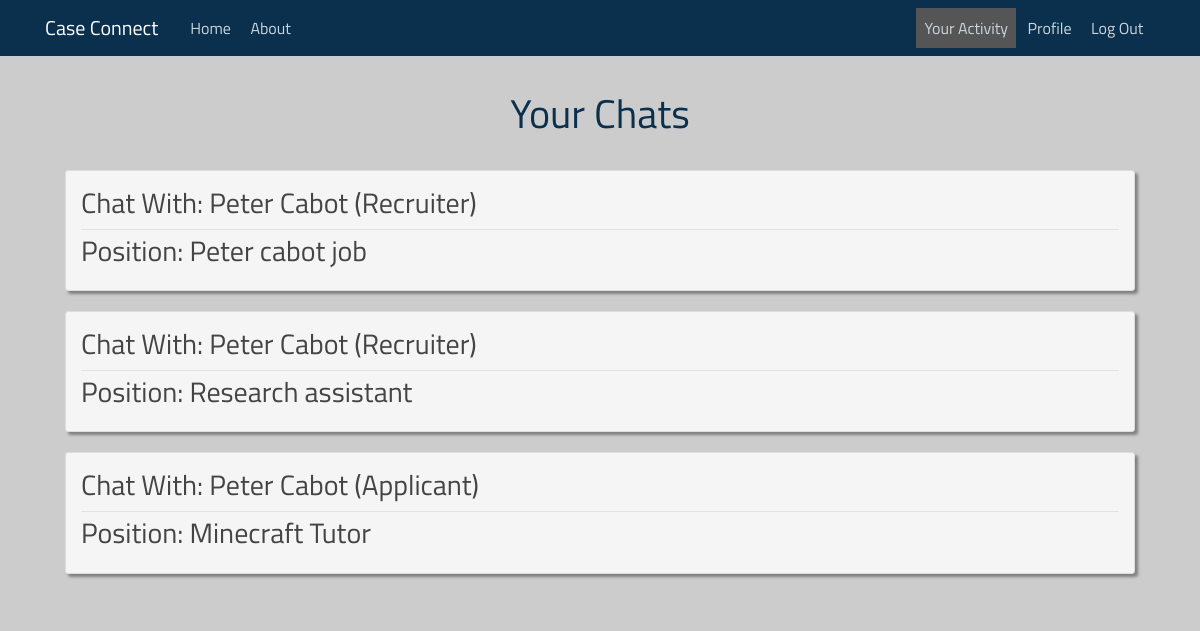
Before: /chats/ (signed in) with the older database file.
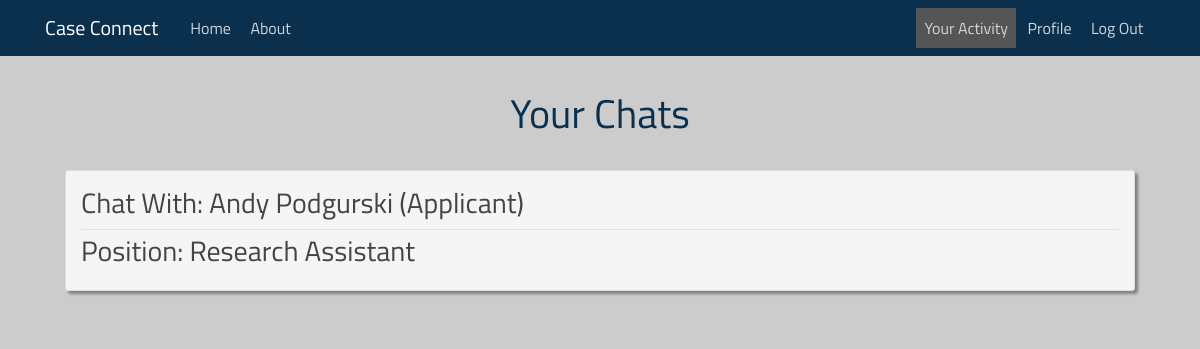
After: the same page with the newer database file.
### case_connecting/models.py (models this page shows, shortened)
class Chat(models.Model):
    sender = models.ForeignKey(User, on_delete=models.CASCADE)
    message = models.TextField()
    app = models.ForeignKey(Application, on_delete=models.CASCADE, default=None)
    date_sent = models.DateTimeField(default=timezone.now)

class Application(models.Model):
    applicant = models.ForeignKey(User, on_delete=models.CASCADE)
    message = models.TextField()
    post = models.ForeignKey(Post, on_delete=models.CASCADE)
    date_applied = models.DateTimeField(default=timezone.now)

class Post(models.Model):
    recruiter = models.ForeignKey(User, on_delete=models.CASCADE)
    position = models.CharField(max_length=200)
    knowledge = models.CharField(max_length=200)
    content = models.TextField()
    pay = models.CharField(max_length=200)
    date_posted = models.DateTimeField(default=timezone.now)

### case_connecting/views.py (the view)
class ChatListView(LoginRequiredMixin, ListView):
    model = Chat
    context_object_name = 'chats'
    paginate_by = 10
    def get_queryset(self):
        request_user = self.request.user
        chats = Chat.objects.filter(Q(app__applicant=request_user) |
                                    Q(app__post__recruiter=request_user)).order_by('-date_sent')
        combos = []
        chat_ids = []
        for chat in chats:
            applicant = chat.app.applicant
            post_id = chat.app.post.id
            combo = str(applicant)+str(post_id)
            if combo not in combos:
                combos.append(combo)
                chat_ids.append(chat.id)
        filteredChats = []
        for chat_id in chat_ids:
            chat = Chat.objects.get(id=chat_id)
            filteredChats.append(chat)
        return filteredChats

### templates/case_connecting/chat_list_view.html (shortened to what this page needs)
{% extends "case_connecting/base.html" %}
{% load static %}
{% block content %}
<head>
    <link rel="stylesheet" type="text/css" href="{% static 'case_connecting/activity.css' %}">
</head>
    <div class="content-section" id="posting-list">
        <div>
            <h1>Your Chats</h1>
            <br>
        </div>
        {% if user.is_authenticated %}
                {% for chat in chats %}
                    {% if not user == chat.app.post.recruiter %}
                        <article id="post" class="media content-section">
                          <div class="media-body">
                              <div class="article-metadata">
                                  <a class="article-title" href="{% url 'case_connecting-chat' chat.id%}"><h3>Chat With: {{ chat.app.post.recruiter.get_full_name }} (Recruiter)</h3></a>
                              </div>
                              <a class="article-title" href="{% url 'post-detail' chat.app.post.id %}"><h3>Position: {{ chat.app.post.position }}</h3></a>
                          </div>
                        </article>
                    {% endif %}
                {% endfor %}
                {% for chat in chats %}
                    {% if not user == chat.app.applicant %}
                        <article id="post" class="media content-section">
                          <div class="media-body">
                              <div class="article-metadata">
                                  <a class="article-title" href="{% url 'case_connecting-chat' chat.id %}"><h3>Chat With: {{ chat.app.applicant.get_full_name }} (Applicant)</h3></a>
                              </div>
                              <a class="article-title" href="{% url 'post-detail' chat.app.post.id %}"><h3>Position: {{ chat.app.post.position }}</h3></a>
                          </div>
                        </article>
                    {% endif %}
                {% endfor %}
        {% endif %}
    </div>
{% endblock %}

Changed rows visible on the page:
removed Chat: app.post.recruiter.get_full_name "Peter Cabot", app.post.position "Peter cabot job", shown under "Your Chats"
removed Chat: app.post.recruiter.get_full_name "Peter Cabot", app.post.position "Research assistant", shown under "Your Chats"
removed Chat: app.applicant.get_full_name "Peter Cabot", app.post.position "Minecraft Tutor"
added Chat: app.applicant.get_full_name "Andy Podgurski", app.post.position "Research Assistant", shown under "Your Chats"
